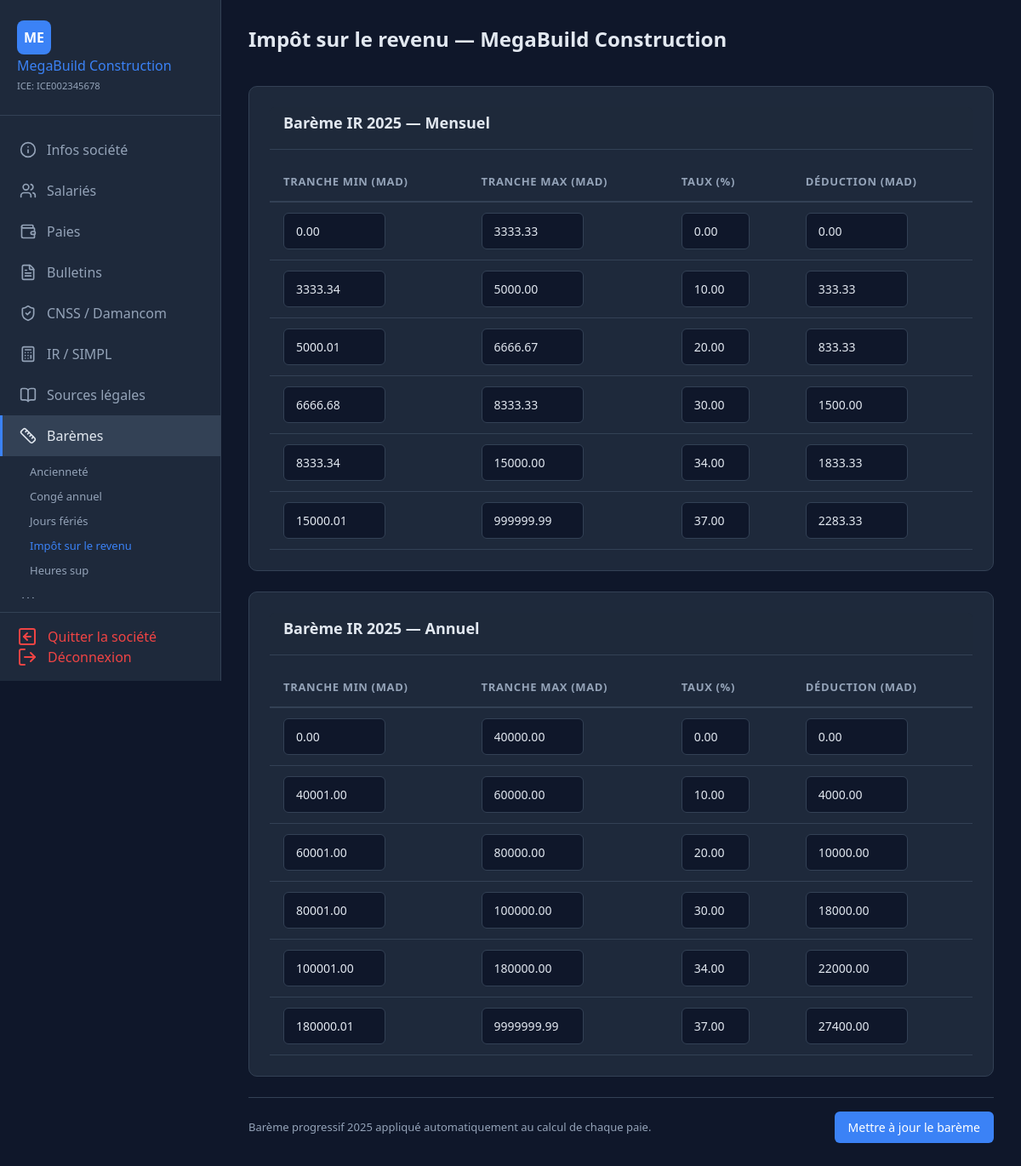
The page /societes/2/baremes/impot_revenu (signed in) on the database its author committed.
### tables this page shows
CREATE TABLE IF NOT EXISTS societes (
    id                  INT UNSIGNED AUTO_INCREMENT PRIMARY KEY,
    user_id             INT UNSIGNED        NOT NULL,
    raison_sociale      VARCHAR(200)        NOT NULL,
    forme_juridique     VARCHAR(20)         NOT NULL,
    ice                 VARCHAR(20)         NOT NULL,
    if_fiscal           VARCHAR(20)         NOT NULL,
    rc                  VARCHAR(20)         NOT NULL,
    tp                  VARCHAR(20)         NOT NULL,
    cnss                VARCHAR(20)         NOT NULL,
    adresse             TEXT,
    ville               VARCHAR(100),
    telephone           VARCHAR(20),
    email               VARCHAR(180),
    site_web            VARCHAR(255),
    banque              VARCHAR(100),
    agence              VARCHAR(100),
    rib                 VARCHAR(255),
    logo                VARCHAR(255),
    damancom_login      VARCHAR(100),
    damancom_password   VARCHAR(255),
    simpl_login         VARCHAR(100),
    simpl_password      VARCHAR(255),
    cimr_login          VARCHAR(100),
    cimr_password       VARCHAR(255),
    actif               TINYINT(1)          NOT NULL DEFAULT 1,
    created_at          DATETIME            NOT NULL DEFAULT CURRENT_TIMESTAMP,
    updated_at          DATETIME            NOT NULL DEFAULT CURRENT_TIMESTAMP ON UPDATE CURRENT_TIMESTAMP,
    FOREIGN KEY (user_id) REFERENCES users(id) ON DELETE CASCADE
);

CREATE TABLE IF NOT EXISTS bareme_ir (
    id          INT UNSIGNED AUTO_INCREMENT PRIMARY KEY,
    min         DECIMAL(10,2) NOT NULL,
    max         DECIMAL(10,2) NOT NULL,
    taux        DECIMAL(5,2)  NOT NULL,
    deduction   DECIMAL(10,2) NOT NULL,
    type        ENUM('mensuel','annuel') NOT NULL DEFAULT 'mensuel'
);

### controllers/SocieteController.php (called while the page is built, shortened)
<?php
class SocieteController extends Controller
{
    private PDO $db;
    public function __construct()
    {
        $this->db = Model::db();
    }
    public function baremes(int $id, string $sous_tab = 'anciennete'): void
    {
        $userId = Session::get('user_id');
        $societe = $this->db->query("SELECT * FROM societes WHERE id = $id AND user_id = $userId")->fetch();
        $baremeMensuel = $this->db->query("SELECT * FROM bareme_ir WHERE type='mensuel' ORDER BY `min`")->fetchAll();
        $baremeAnnuel  = $this->db->query("SELECT * FROM bareme_ir WHERE type='annuel' ORDER BY `min`")->fetchAll();
        $anciennete    = $this->db->query("SELECT * FROM bareme_anciennete WHERE societe_id = $id ORDER BY annees_min")->fetchAll();
        $conge         = $this->db->query("SELECT * FROM conge_annuel WHERE societe_id = $id")->fetch();
        $joursFeries   = $this->db->query("SELECT * FROM jours_feries WHERE societe_id = $id ORDER BY mois, jour")->fetchAll();
        $heuresSup     = $this->db->query("SELECT * FROM bareme_heures_sup WHERE societe_id = $id")->fetch();
        $titles = [
            'anciennete'    => 'Barème d\'ancienneté',
            'conge_annuel'  => 'Congé annuel',
            'jours_feries'  => 'Jours fériés',
            'impot_revenu'  => 'Impôt sur le revenu',
            'heures_sup'    => 'Heures supplémentaires',
        ];
        $subView = in_array($sous_tab, array_keys($titles)) ? $sous_tab : 'anciennete';
        $baseUrl = '/paie-me/societes/' . $id . '/baremes';
        $this->render('societes/baremes/' . $subView . '.php', [
            'title'        => $titles[$subView] . ' — ' . $societe['raison_sociale'],
            'societe'      => $societe,
            'baseUrl'      => $baseUrl,
            'bareme'       => $baremeMensuel,
            'baremeAnnuel' => $baremeAnnuel,
            'anciennete'   => $anciennete,
            'conge'        => $conge,
            'joursFeries'  => $joursFeries,
            'heuresSup'    => $heuresSup,
        ]);
    }
    protected function render(string $view, array $data = []): void
    {
        extract($data);
        require __DIR__ . '/../views/' . $view;
        $content = ob_get_clean();
        require __DIR__ . '/../views/layout.php';
    }
}

### index.php (called while the page is built, shortened)
<?php
spl_autoload_register(function (string $class) {
    $prefixes = [
        'Core\\'        => __DIR__ . '/Core/',
        'Controllers\\' => __DIR__ . '/controllers/',
    ];
    foreach ($prefixes as $prefix => $baseDir) {
        $len = strlen($prefix);
        if (strncmp($prefix, $class, $len) === 0) {
            $relative = substr($class, $len);
            $file = $baseDir . str_replace('\\', '/', $relative) . '.php';
            if (file_exists($file)) {
                return;
            }
        }
    }
});
$method = $_SERVER['REQUEST_METHOD'];
$uri    = $_SERVER['REQUEST_URI'];
Router::dispatch($method, $uri);

### config/database.php (called while the page is built)
<?php
return [
    'host'     => '127.0.0.1',
    'port'     => 3306,
    'dbname'   => 'paie_me',
    'username' => 'root',
    'password' => '',
    'charset'  => 'utf8mb4',
];

### Core/Model.php (called while the page is built, shortened)
<?php
abstract class Model
{
    protected static PDO|null $db = null;
    public static function db(): PDO
    {
        if (self::$db === null) {
            $config = require __DIR__ . '/../config/database.php';
            $dsn = "mysql:host={$config['host']};port={$config['port']};dbname={$config['dbname']};charset={$config['charset']}";
            self::$db = new PDO($dsn, $config['username'], $config['password'], [
                PDO::ATTR_ERRMODE            => PDO::ERRMODE_EXCEPTION,
                PDO::ATTR_DEFAULT_FETCH_MODE => PDO::FETCH_ASSOC,
                PDO::ATTR_EMULATE_PREPARES   => false,
            ]);
        }
        return self::$db;
    }
}

### Core/Session.php (called while the page is built, shortened)
<?php
class Session
{
    public static function get(string $key, mixed $default = null): mixed
    {
        return $_SESSION[$key] ?? $default;
    }
}

### views/societes/baremes/impot_revenu.php (the view, shortened to what this page needs)
<form method="post" action="<?= $baseUrl ?>/impot_revenu">
<?php $types = [['key'=>'mensuel','label'=>'Mensuel','data'=>$bareme], ['key'=>'annuel','label'=>'Annuel','data'=>$baremeAnnuel]]; ?>
<?php foreach ($types as $t): ?>
<div class="card" style="<?= $t['key'] === 'annuel' ? 'margin-top:1.5rem;' : '' ?>">
    <div class="card-header"><h3>Barème IR 2025 — <?= $t['label'] ?></h3></div>
    <div style="overflow-x:auto;">
        <table>
            <thead>
                <tr><th>Tranche min (MAD)</th><th>Tranche max (MAD)</th><th>Taux (%)</th><th>Déduction (MAD)</th></tr>
            </thead>
            <tbody>
                <?php foreach ($t['data'] as $b): ?>
                <tr>
                    <td><input type="number" name="min[<?= $b['id'] ?>]" value="<?= $b['min'] ?>" class="form-control" step="0.01" style="width:120px;"></td>
                    <td><input type="number" name="max[<?= $b['id'] ?>]" value="<?= $b['max'] ?>" class="form-control" step="0.01" style="width:120px;"></td>
                    <td><input type="number" name="taux[<?= $b['id'] ?>]" value="<?= $b['taux'] ?>" class="form-control" step="0.01" style="width:80px;"></td>
                    <td><input type="number" name="deduction[<?= $b['id'] ?>]" value="<?= $b['deduction'] ?>" class="form-control" step="0.01" style="width:120px;"></td>
                </tr>
                <?php endforeach; ?>
            </tbody>
        </table>
    </div>
</div>
<?php endforeach; ?>
<div style="margin-top:1rem; padding-top:1rem; border-top:1px solid var(--border); display:flex; justify-content:space-between; align-items:center;">
    <p style="font-size:0.8125rem; color:var(--text-muted); margin:0;">Barème progressif 2025 appliqué automatiquement au calcul de chaque paie.</p>
    <button type="submit" class="btn btn-primary">Mettre à jour le barème</button>
</div>
</form>

### Core/Router.php (shortened to what this page needs)
<?php
class Router
{
    private static array $routes = [];
    public static function get(string $uri, array $action): void
    {
        self::$routes['GET'][] = ['uri' => $uri, 'action' => $action];
    }
    public static function post(string $uri, array $action): void
    {
        self::$routes['POST'][] = ['uri' => $uri, 'action' => $action];
    }
    public static function dispatch(string $method, string $uri): void
    {
        $uri = parse_url($uri, PHP_URL_PATH);
        $uri = preg_replace('#^/paie-me#', '', $uri);
        $uri = trim($uri, '/');
        foreach (self::$routes[$method] ?? [] as $route) {
            $pattern = preg_replace('/\{(\w+)\}/', '(?P<$1>[^/]+)', $route['uri']);
            $pattern = '#^' . trim($pattern, '/') . '$#';
            if (preg_match($pattern, $uri, $matches)) {
                [$controller, $methodName] = $route['action'];
                $params = array_filter($matches, 'is_string', ARRAY_FILTER_USE_KEY);
                $instance = new $controller();
                call_user_func_array([$instance, $methodName], $params);
                return;
            }
        }
    }
}

### views/layout.php (shortened to what this page needs)
<!DOCTYPE html>
<html lang="fr">
<head>
    <link rel="stylesheet" href="https://cdn.jsdelivr.net/npm/bootstrap@5.3.3/dist/css/bootstrap.min.css">
    <link rel="stylesheet" href="/paie-me/assets/css/style.css?v=<?= filemtime(__DIR__ . '/../assets/css/style.css') ?>">
</head>
<body>
<?php if (isset($_SESSION['user_id'])):
    $ctx = $_SESSION['societe_context'] ?? null;
?>
<aside class="sidebar">
    <div class="sidebar-brand">
        <?php if ($ctx): ?>
            <div style="width:40px;height:40px;background:var(--accent);border-radius:8px;display:flex;align-items:center;justify-content:center;font-size:16px;font-weight:700;color:#fff;margin-bottom:4px;">
                <?= strtoupper(mb_substr($ctx['raison_sociale'], 0, 2)) ?>
            </div>
            <h2 style="font-size:1rem;margin:0;"><?= htmlspecialchars($ctx['raison_sociale']) ?></h2>
            <small style="font-size:0.7rem;">ICE: <?= htmlspecialchars($ctx['ice']) ?></small>
        <?php else: ?>
            <h2>Paie Me</h2>
            <small>Gestion de paie</small>
        <?php endif; ?>
    </div>
    <ul class="sidebar-nav">
        <?php if ($ctx): ?>
        <li>
            <a href="/paie-me/societes/<?= $ctx['id'] ?>" class="<?= (parse_url($_SERVER['REQUEST_URI'], PHP_URL_PATH) === '/paie-me/societes/'.$ctx['id']) ? 'active' : '' ?>">
                <span class="icon" data-lucide="info"></span>
                <span>Infos société</span>
            </a>
        </li>
        <li>
            <a href="/paie-me/societes/<?= $ctx['id'] ?>/salaries" class="<?= str_contains($_SERVER['REQUEST_URI'], '/salaries') && !str_contains($_SERVER['REQUEST_URI'], 'create') && !str_contains($_SERVER['REQUEST_URI'], 'edit') ? 'active' : '' ?>">
                <span class="icon" data-lucide="users"></span>
                <span>Salariés</span>
            </a>
        </li>
        <li>
            <a href="/paie-me/societes/<?= $ctx['id'] ?>/paies" class="<?= str_contains($_SERVER['REQUEST_URI'], '/paies') && !str_contains($_SERVER['REQUEST_URI'], 'create') && !str_contains($_SERVER['REQUEST_URI'], 'edit') ? 'active' : '' ?>">
                <span class="icon" data-lucide="wallet"></span>
                <span>Paies</span>
            </a>
        </li>
        <li>
            <a href="/paie-me/societes/<?= $ctx['id'] ?>/bulletins" class="<?= str_contains($_SERVER['REQUEST_URI'], '/bulletins') && !str_contains($_SERVER['REQUEST_URI'], 'show') && !str_contains($_SERVER['REQUEST_URI'], 'pdf') ? 'active' : '' ?>">
                <span class="icon" data-lucide="file-text"></span>
                <span>Bulletins</span>
            </a>
        </li>
        <li>
            <a href="/paie-me/societes/<?= $ctx['id'] ?>/cnss" class="<?= str_contains($_SERVER['REQUEST_URI'], '/cnss') ? 'active' : '' ?>">
                <span class="icon" data-lucide="shield-check"></span>
                <span>CNSS / Damancom</span>
            </a>
        </li>
        <li>
            <a href="/paie-me/societes/<?= $ctx['id'] ?>/ir" class="<?= str_contains($_SERVER['REQUEST_URI'], '/ir') && !str_contains($_SERVER['REQUEST_URI'], '/export') ? 'active' : '' ?>">
                <span class="icon" data-lucide="calculator"></span>
                <span>IR / SIMPL</span>
            </a>
        </li>
        <li>
            <a href="/paie-me/societes/<?= $ctx['id'] ?>/sources-legales" class="<?= str_contains($_SERVER['REQUEST_URI'], '/sources-legales') ? 'active' : '' ?>">
                <span class="icon" data-lucide="book-open"></span>
                <span>Sources légales</span>
            </a>
        </li>
        <li>
            <a href="/paie-me/societes/<?= $ctx['id'] ?>/baremes" class="<?= str_contains($_SERVER['REQUEST_URI'], '/baremes') ? 'active' : '' ?>" style="<?= str_contains($_SERVER['REQUEST_URI'], '/baremes') ? 'border-left:3px solid var(--accent);' : '' ?>">
                <span class="icon" data-lucide="ruler"></span>
                <span>Barèmes</span>
            </a>
            <?php if (str_contains($_SERVER['REQUEST_URI'], '/baremes')): ?>
            <ul style="list-style:none; padding:0; margin:0.25rem 0 0 1.5rem; font-size:0.8125rem;">
                <?php $baseB = '/paie-me/societes/' . $ctx['id'] . '/baremes/'; $uri = parse_url($_SERVER['REQUEST_URI'], PHP_URL_PATH); ?>
                <li><a href="<?= $baseB ?>anciennete" style="display:block; padding:0.3rem 0.5rem; color:<?= str_contains($uri, '/anciennete')?'var(--accent)':'var(--text-muted)'?>; text-decoration:none; border-radius:4px;">Ancienneté</a></li>
                <li><a href="<?= $baseB ?>conge_annuel" style="display:block; padding:0.3rem 0.5rem; color:<?= str_contains($uri, '/conge_annuel')?'var(--accent)':'var(--text-muted)'?>; text-decoration:none; border-radius:4px;">Congé annuel</a></li>
                <li><a href="<?= $baseB ?>jours_feries" style="display:block; padding:0.3rem 0.5rem; color:<?= str_contains($uri, '/jours_feries')?'var(--accent)':'var(--text-muted)'?>; text-decoration:none; border-radius:4px;">Jours fériés</a></li>
                <li><a href="<?= $baseB ?>impot_revenu" style="display:block; padding:0.3rem 0.5rem; color:<?= str_contains($uri, '/impot_revenu')?'var(--accent)':'var(--text-muted)'?>; text-decoration:none; border-radius:4px;">Impôt sur le revenu</a></li>
                <li><a href="<?= $baseB ?>heures_sup" style="display:block; padding:0.3rem 0.5rem; color:<?= str_contains($uri, '/heures_sup')?'var(--accent)':'var(--text-muted)'?>; text-decoration:none; border-radius:4px;">Heures sup</a></li>
            </ul>
            <?php endif; ?>
        </li>
        <li>
            <a href="/paie-me/societes/<?= $ctx['id'] ?>/reglages" class="<?= str_contains($_SERVER['REQUEST_URI'], '/reglages') ? 'active' : '' ?>" style="<?= str_contains($_SERVER['REQUEST_URI'], '/reglages') ? 'border-left:3px solid var(--accent);' : '' ?>">
                <span class="icon" data-lucide="sliders"></span>
                <span>Réglages</span>
            </a>
        </li>
        <?php endif; ?>
    </ul>
    <div class="sidebar-footer">
        <?php if ($ctx): ?>
        <a href="/paie-me/societes/clear-context">
            <span class="icon" data-lucide="arrow-left-square"></span>
            <span>Quitter la société</span>
        </a>
        <?php endif; ?>
        <a href="/paie-me/logout">
            <span class="icon" data-lucide="log-out"></span>
            <span>Déconnexion</span>
        </a>
    </div>
</aside>
<?php endif; ?>
<main class="<?= isset($_SESSION['user_id']) ? 'main-content' : '' ?>">
    <?php if (isset($_SESSION['user_id'])): ?>
    <div class="topbar">
        <h1><?= $title ?? 'Paie Me' ?></h1>
    </div>
    <?php endif; ?>
    <?= $content ?? '' ?>
</main>
</body>
</html>

### rows shown on the page
societes: raison_sociale "ME", raison_sociale "MegaBuild Construction", ice "ICE002345678", label "Mensuel", label "Annuel"
bareme_ir: min "0.00", max "3333.33", taux "0.00", deduction "0.00"
bareme_ir: min "3333.34", max "5000.00", taux "10.00", deduction "333.33"
bareme_ir: min "5000.01", max "6666.67", taux "20.00", deduction "833.33"
bareme_ir: min "6666.68", max "8333.33", taux "30.00", deduction "1500.00"
bareme_ir: min "8333.34", max "15000.00", taux "34.00", deduction "1833.33"
bareme_ir: min "15000.01", max "999999.99", taux "37.00", deduction "2283.33"
bareme_ir: min "0.00", max "40000.00", taux "0.00", deduction "0.00"
bareme_ir: min "40001.00", max "60000.00", taux "10.00", deduction "4000.00"
bareme_ir: min "60001.00", max "80000.00", taux "20.00", deduction "10000.00"
bareme_ir: min "80001.00", max "100000.00", taux "30.00", deduction "18000.00"
bareme_ir: min "100001.00", max "180000.00", taux "34.00", deduction "22000.00"
bareme_ir: min "180000.01", max "9999999.99", taux "37.00", deduction "27400.00"
